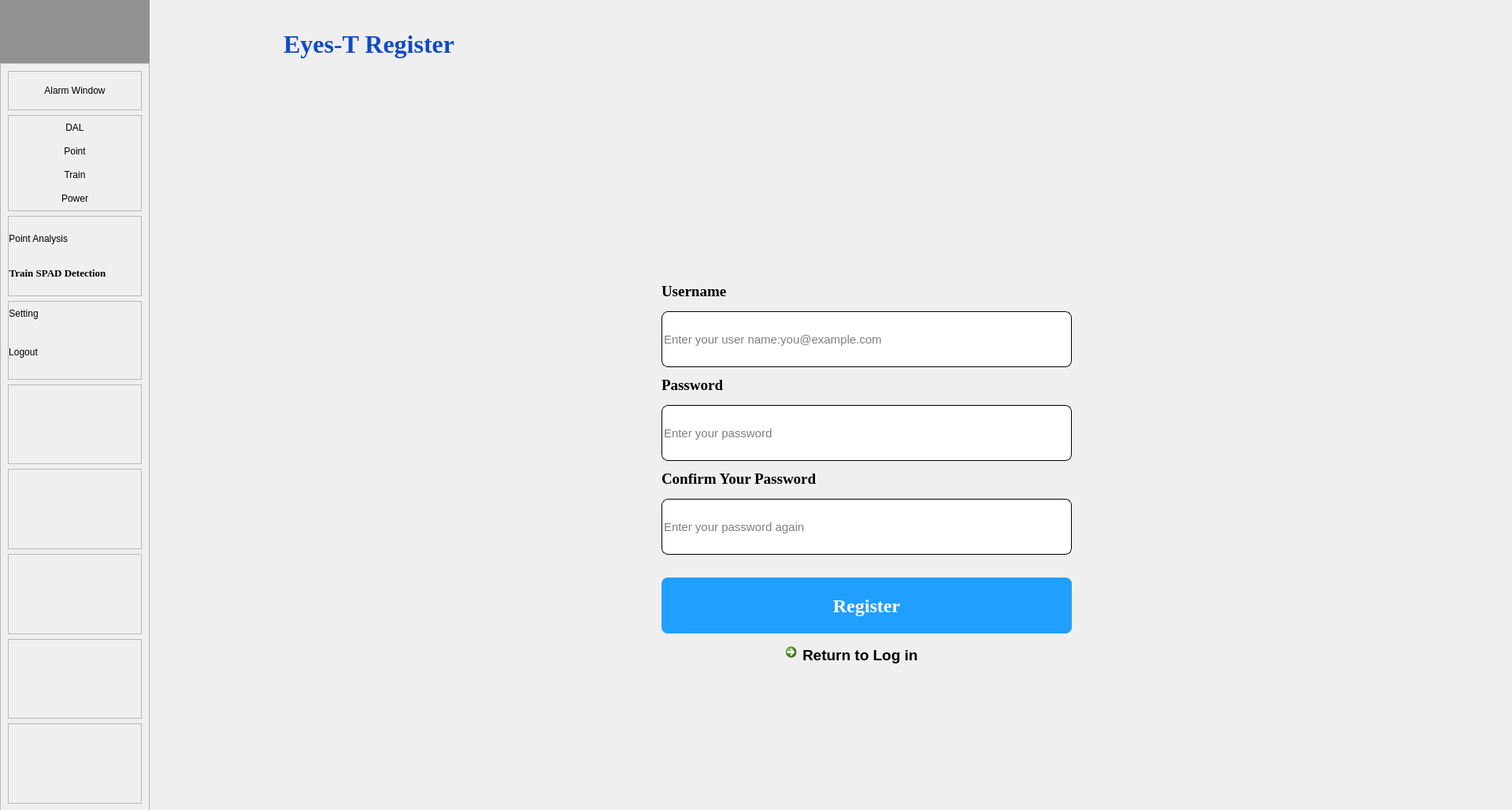
<?xml version="1.0" encoding="UTF-8"?>
<ui version="4.0">
 <class>Dialog</class>
 <widget class="QDialog" name="Dialog">
  <property name="geometry">
   <rect>
    <x>0</x>
    <y>0</y>
    <width>1920</width>
    <height>1028</height>
   </rect>
  </property>
  <property name="windowTitle">
   <string>Dialog</string>
  </property>
  <widget class="QLabel" name="label_4">
   <property name="geometry">
    <rect>
     <x>190</x>
     <y>0</y>
     <width>1730</width>
     <height>1030</height>
    </rect>
   </property>
   <property name="styleSheet">
    <string notr="true">border-image: url(:/images/images/background.jpg);
border-top-right-radius:100px;</string>
   </property>
   <property name="text">
    <string/>
   </property>
  </widget>
  <widget class="QWidget" name="widget_4" native="true">
   <property name="geometry">
    <rect>
     <x>790</x>
     <y>350</y>
     <width>631</width>
     <height>521</height>
    </rect>
   </property>
   <widget class="QLineEdit" name="lineEdit_3">
    <property name="geometry">
     <rect>
      <x>50</x>
      <y>45</y>
      <width>521</width>
      <height>71</height>
     </rect>
    </property>
    <property name="font">
     <font>
      <pointsize>11</pointsize>
     </font>
    </property>
    <property name="styleSheet">
     <string notr="true">border:1px solid rgb(0,0,0);
border-radius:8px</string>
    </property>
    <property name="text">
     <string/>
    </property>
    <property name="placeholderText">
     <string>Enter your user name:you@example.com</string>
    </property>
   </widget>
   <widget class="QLineEdit" name="lineEdit_4">
    <property name="geometry">
     <rect>
      <x>50</x>
      <y>164</y>
      <width>521</width>
      <height>71</height>
     </rect>
    </property>
    <property name="font">
     <font>
      <pointsize>11</pointsize>
     </font>
    </property>
    <property name="styleSheet">
     <string notr="true">border:1px solid rgb(0,0,0);
border-radius:8px</string>
    </property>
    <property name="text">
     <string/>
    </property>
    <property name="echoMode">
     <enum>QLineEdit::Password</enum>
    </property>
    <property name="placeholderText">
     <string>Enter your password</string>
    </property>
   </widget>
   <widget class="QLabel" name="label_6">
    <property name="geometry">
     <rect>
      <x>50</x>
      <y>10</y>
      <width>111</width>
      <height>20</height>
     </rect>
    </property>
    <property name="font">
     <font>
      <family>Times New Roman</family>
      <pointsize>14</pointsize>
      <weight>75</weight>
      <italic>false</italic>
      <bold>true</bold>
     </font>
    </property>
    <property name="styleSheet">
     <string notr="true">font: bold 14pt &quot;Times New Roman&quot;;</string>
    </property>
    <property name="text">
     <string>Username</string>
    </property>
   </widget>
   <widget class="QLabel" name="label_7">
    <property name="geometry">
     <rect>
      <x>50</x>
      <y>129</y>
      <width>111</width>
      <height>20</height>
     </rect>
    </property>
    <property name="font">
     <font>
      <family>Times New Roman</family>
      <pointsize>14</pointsize>
      <weight>75</weight>
      <italic>false</italic>
      <bold>true</bold>
     </font>
    </property>
    <property name="styleSheet">
     <string notr="true">font: bold 14pt &quot;Times New Roman&quot;;</string>
    </property>
    <property name="text">
     <string>Password</string>
    </property>
   </widget>
   <widget class="QPushButton" name="pushButton_3">
    <property name="geometry">
     <rect>
      <x>50</x>
      <y>383</y>
      <width>521</width>
      <height>71</height>
     </rect>
    </property>
    <property name="font">
     <font>
      <family>Times New Roman</family>
      <pointsize>18</pointsize>
      <weight>75</weight>
      <italic>false</italic>
      <bold>true</bold>
     </font>
    </property>
    <property name="styleSheet">
     <string notr="true">QPushButton {
font: bold 18pt &quot;Times New Roman&quot;;
    background-color: rgb(33, 159, 255);  /* 微软蓝 */
    color: white;
    border: none;              /* 去除默认边框 */
    padding: 8px 16px;         /* 内边距 */
    border-radius: 8px;        /* 圆角 */
   
}

/* 鼠标悬停效果 */
QPushButton:hover {
    background-color: #006CBB;
}

/* 按下效果 */
QPushButton:pressed {
    background-color: #005A9E;
}</string>
    </property>
    <property name="text">
     <string>Register</string>
    </property>
   </widget>
   <widget class="QCommandLinkButton" name="commandLinkButton_2">
    <property name="geometry">
     <rect>
      <x>200</x>
      <y>460</y>
      <width>221</width>
      <height>51</height>
     </rect>
    </property>
    <property name="font">
     <font>
      <family>Segoe UI</family>
      <pointsize>14</pointsize>
      <weight>75</weight>
      <italic>false</italic>
      <bold>true</bold>
     </font>
    </property>
    <property name="text">
     <string>Return to Log in</string>
    </property>
   </widget>
   <widget class="QLabel" name="label_8">
    <property name="geometry">
     <rect>
      <x>50</x>
      <y>248</y>
      <width>281</width>
      <height>20</height>
     </rect>
    </property>
    <property name="font">
     <font>
      <family>Times New Roman</family>
      <pointsize>14</pointsize>
      <weight>75</weight>
      <italic>false</italic>
      <bold>true</bold>
     </font>
    </property>
    <property name="styleSheet">
     <string notr="true">font: bold 14pt &quot;Times New Roman&quot;;</string>
    </property>
    <property name="text">
     <string>Confirm Your Password</string>
    </property>
   </widget>
   <widget class="QLineEdit" name="lineEdit_5">
    <property name="geometry">
     <rect>
      <x>50</x>
      <y>283</y>
      <width>521</width>
      <height>71</height>
     </rect>
    </property>
    <property name="font">
     <font>
      <pointsize>11</pointsize>
     </font>
    </property>
    <property name="styleSheet">
     <string notr="true">border:1px solid rgb(0,0,0);
border-radius:8px</string>
    </property>
    <property name="text">
     <string/>
    </property>
    <property name="echoMode">
     <enum>QLineEdit::Password</enum>
    </property>
    <property name="placeholderText">
     <string>Enter your password again</string>
    </property>
   </widget>
  </widget>
  <widget class="QPushButton" name="pushButton_4">
   <property name="geometry">
    <rect>
     <x>0</x>
     <y>0</y>
     <width>190</width>
     <height>80</height>
    </rect>
   </property>
   <property name="styleSheet">
    <string notr="true">border-image: url(:/images/images/MTR.png);
background-color: rgb(145, 145, 145);
border-radius:100px;</string>
   </property>
   <property name="text">
    <string/>
   </property>
  </widget>
  <widget class="QLabel" name="label_2">
   <property name="geometry">
    <rect>
     <x>360</x>
     <y>20</y>
     <width>281</width>
     <height>71</height>
    </rect>
   </property>
   <property name="font">
    <font>
     <family>Times New Roman</family>
     <pointsize>24</pointsize>
     <weight>75</weight>
     <italic>false</italic>
     <bold>true</bold>
    </font>
   </property>
   <property name="styleSheet">
    <string notr="true">font: bold 24pt &quot;Times New Roman&quot;;
color: rgb(16, 74, 200);</string>
   </property>
   <property name="text">
    <string>Eyes-T Register</string>
   </property>
  </widget>
  <widget class="QFrame" name="frame">
   <property name="geometry">
    <rect>
     <x>0</x>
     <y>80</y>
     <width>190</width>
     <height>950</height>
    </rect>
   </property>
   <property name="styleSheet">
    <string notr="true">background-color: rgb(190, 199, 211);
QPushButton{
border:none;
}</string>
   </property>
   <property name="frameShape">
    <enum>QFrame::StyledPanel</enum>
   </property>
   <property name="frameShadow">
    <enum>QFrame::Raised</enum>
   </property>
   <property name="lineWidth">
    <number>0</number>
   </property>
   <layout class="QVBoxLayout" name="verticalLayout">
    <item>
     <widget class="QFrame" name="frame_4">
      <property name="minimumSize">
       <size>
        <width>162</width>
        <height>0</height>
       </size>
      </property>
      <property name="maximumSize">
       <size>
        <width>16777215</width>
        <height>50</height>
       </size>
      </property>
      <property name="frameShape">
       <enum>QFrame::StyledPanel</enum>
      </property>
      <property name="frameShadow">
       <enum>QFrame::Raised</enum>
      </property>
      <layout class="QVBoxLayout" name="verticalLayout_6">
       <property name="spacing">
        <number>0</number>
       </property>
       <property name="leftMargin">
        <number>0</number>
       </property>
       <property name="topMargin">
        <number>0</number>
       </property>
       <property name="rightMargin">
        <number>0</number>
       </property>
       <property name="bottomMargin">
        <number>0</number>
       </property>
       <item>
        <widget class="QPushButton" name="pushButton_28">
         <property name="minimumSize">
          <size>
           <width>0</width>
           <height>30</height>
          </size>
         </property>
         <property name="styleSheet">
          <string notr="true">
QPushButton {
border:none;
font: bold 10pt &quot;Times New Roman&quot;;
}

/* 鼠标悬停效果 */
QPushButton:hover {
    background: #5B7C9A;

}

/* 按下效果 */
QPushButton:pressed {
   background: #4B6C8A;
}</string>
         </property>
         <property name="text">
          <string>Alarm Window</string>
         </property>
        </widget>
       </item>
      </layout>
     </widget>
    </item>
    <item>
     <widget class="QFrame" name="frame_5">
      <property name="maximumSize">
       <size>
        <width>16777215</width>
        <height>160</height>
       </size>
      </property>
      <property name="frameShape">
       <enum>QFrame::StyledPanel</enum>
      </property>
      <property name="frameShadow">
       <enum>QFrame::Raised</enum>
      </property>
      <layout class="QVBoxLayout" name="verticalLayout_3">
       <property name="spacing">
        <number>0</number>
       </property>
       <property name="leftMargin">
        <number>0</number>
       </property>
       <property name="topMargin">
        <number>0</number>
       </property>
       <property name="rightMargin">
        <number>0</number>
       </property>
       <property name="bottomMargin">
        <number>0</number>
       </property>
       <item>
        <widget class="QPushButton" name="pushButton_9">
         <property name="minimumSize">
          <size>
           <width>0</width>
           <height>30</height>
          </size>
         </property>
         <property name="styleSheet">
          <string notr="true">
QPushButton {
border:none;
font: bold 10pt &quot;Times New Roman&quot;;
}

/* 鼠标悬停效果 */
QPushButton:hover {
    background: #5B7C9A;

}

/* 按下效果 */
QPushButton:pressed {
   background: #4B6C8A;
}</string>
         </property>
         <property name="text">
          <string>DAL</string>
         </property>
        </widget>
       </item>
       <item>
        <widget class="QPushButton" name="pushButton_7">
         <property name="minimumSize">
          <size>
           <width>0</width>
           <height>30</height>
          </size>
         </property>
         <property name="styleSheet">
          <string notr="true">
QPushButton {
border:none;
font: bold 10pt &quot;Times New Roman&quot;;
}

/* 鼠标悬停效果 */
QPushButton:hover {
    background: #5B7C9A;

}

/* 按下效果 */
QPushButton:pressed {
   background: #4B6C8A;
}</string>
         </property>
         <property name="text">
          <string>Point</string>
         </property>
        </widget>
       </item>
       <item>
        <widget class="QPushButton" name="pushButton_8">
         <property name="minimumSize">
          <size>
           <width>0</width>
           <height>30</height>
          </size>
         </property>
         <property name="styleSheet">
          <string notr="true">
QPushButton {
border:none;
font: bold 10pt &quot;Times New Roman&quot;;
}

/* 鼠标悬停效果 */
QPushButton:hover {
    background: #5B7C9A;

}

/* 按下效果 */
QPushButton:pressed {
   background: #4B6C8A;
}</string>
         </property>
         <property name="text">
          <string>Train</string>
         </property>
        </widget>
       </item>
       <item>
        <widget class="QPushButton" name="pushButton_10">
         <property name="minimumSize">
          <size>
           <width>0</width>
           <height>30</height>
          </size>
         </property>
         <property name="styleSheet">
          <string notr="true">
QPushButton {
border:none;
font: bold 10pt &quot;Times New Roman&quot;;
}

/* 鼠标悬停效果 */
QPushButton:hover {
    background: #5B7C9A;

}

/* 按下效果 */
QPushButton:pressed {
   background: #4B6C8A;
}</string>
         </property>
         <property name="text">
          <string>Power</string>
         </property>
        </widget>
       </item>
      </layout>
     </widget>
    </item>
    <item>
     <widget class="QFrame" name="frame_6">
      <property name="maximumSize">
       <size>
        <width>16777215</width>
        <height>150</height>
       </size>
      </property>
      <property name="frameShape">
       <enum>QFrame::StyledPanel</enum>
      </property>
      <property name="frameShadow">
       <enum>QFrame::Raised</enum>
      </property>
      <layout class="QVBoxLayout" name="verticalLayout_4">
       <property name="spacing">
        <number>0</number>
       </property>
       <property name="leftMargin">
        <number>0</number>
       </property>
       <property name="topMargin">
        <number>0</number>
       </property>
       <property name="rightMargin">
        <number>0</number>
       </property>
       <property name="bottomMargin">
        <number>0</number>
       </property>
       <item alignment="Qt::AlignLeft">
        <widget class="QPushButton" name="pushButton_11">
         <property name="minimumSize">
          <size>
           <width>0</width>
           <height>30</height>
          </size>
         </property>
         <property name="styleSheet">
          <string notr="true">
QPushButton {
border:none;
font: bold 10pt &quot;Times New Roman&quot;;
}

/* 鼠标悬停效果 */
QPushButton:hover {
    background: #5B7C9A;

}

/* 按下效果 */
QPushButton:pressed {
   background: #4B6C8A;
}</string>
         </property>
         <property name="text">
          <string>Point Analysis              </string>
         </property>
        </widget>
       </item>
       <item alignment="Qt::AlignLeft">
        <widget class="QPushButton" name="pushButton_12">
         <property name="minimumSize">
          <size>
           <width>0</width>
           <height>30</height>
          </size>
         </property>
         <property name="font">
          <font>
           <family>Times New Roman</family>
           <pointsize>10</pointsize>
           <weight>75</weight>
           <italic>false</italic>
           <bold>true</bold>
          </font>
         </property>
         <property name="styleSheet">
          <string notr="true">
QPushButton {
border:none;
font: bold 10pt &quot;Times New Roman&quot;;
}

/* 鼠标悬停效果 */
QPushButton:hover {
    background: #5B7C9A;

}

/* 按下效果 */
QPushButton:pressed {
   background: #4B6C8A;
}</string>
         </property>
         <property name="text">
          <string>Train SPAD Detection</string>
         </property>
        </widget>
       </item>
      </layout>
     </widget>
    </item>
    <item>
     <widget class="QFrame" name="frame_7">
      <property name="maximumSize">
       <size>
        <width>16777215</width>
        <height>100</height>
       </size>
      </property>
      <property name="frameShape">
       <enum>QFrame::StyledPanel</enum>
      </property>
      <property name="frameShadow">
       <enum>QFrame::Raised</enum>
      </property>
      <layout class="QVBoxLayout" name="verticalLayout_5">
       <property name="spacing">
        <number>0</number>
       </property>
       <property name="leftMargin">
        <number>0</number>
       </property>
       <property name="topMargin">
        <number>0</number>
       </property>
       <property name="rightMargin">
        <number>0</number>
       </property>
       <property name="bottomMargin">
        <number>0</number>
       </property>
       <item alignment="Qt::AlignLeft">
        <widget class="QPushButton" name="pushButton_14">
         <property name="minimumSize">
          <size>
           <width>0</width>
           <height>30</height>
          </size>
         </property>
         <property name="styleSheet">
          <string notr="true">
QPushButton {
border:none;
font: bold 10pt &quot;Times New Roman&quot;;
}

/* 鼠标悬停效果 */
QPushButton:hover {
    background: #5B7C9A;

}

/* 按下效果 */
QPushButton:pressed {
   background: #4B6C8A;
}</string>
         </property>
         <property name="text">
          <string>Setting                           </string>
         </property>
        </widget>
       </item>
       <item alignment="Qt::AlignLeft|Qt::AlignVCenter">
        <widget class="QPushButton" name="pushButton_15">
         <property name="minimumSize">
          <size>
           <width>0</width>
           <height>30</height>
          </size>
         </property>
         <property name="styleSheet">
          <string notr="true">
QPushButton {
border:none;
font: bold 10pt &quot;Times New Roman&quot;;
}

/* 鼠标悬停效果 */
QPushButton:hover {
    background: #5B7C9A;

}

/* 按下效果 */
QPushButton:pressed {
   background: #4B6C8A;
}</string>
         </property>
         <property name="text">
          <string>Logout                           </string>
         </property>
        </widget>
       </item>
      </layout>
     </widget>
    </item>
    <item>
     <widget class="QFrame" name="frame_12">
      <property name="frameShape">
       <enum>QFrame::StyledPanel</enum>
      </property>
      <property name="frameShadow">
       <enum>QFrame::Raised</enum>
      </property>
     </widget>
    </item>
    <item>
     <widget class="QFrame" name="frame_2">
      <property name="frameShape">
       <enum>QFrame::StyledPanel</enum>
      </property>
      <property name="frameShadow">
       <enum>QFrame::Raised</enum>
      </property>
     </widget>
    </item>
    <item>
     <widget class="QFrame" name="frame_3">
      <property name="frameShape">
       <enum>QFrame::StyledPanel</enum>
      </property>
      <property name="frameShadow">
       <enum>QFrame::Raised</enum>
      </property>
     </widget>
    </item>
    <item>
     <widget class="QFrame" name="frame_11">
      <property name="frameShape">
       <enum>QFrame::StyledPanel</enum>
      </property>
      <property name="frameShadow">
       <enum>QFrame::Raised</enum>
      </property>
     </widget>
    </item>
    <item>
     <widget class="QFrame" name="frame_10">
      <property name="frameShape">
       <enum>QFrame::StyledPanel</enum>
      </property>
      <property name="frameShadow">
       <enum>QFrame::Raised</enum>
      </property>
     </widget>
    </item>
   </layout>
  </widget>
 </widget>
 <resources>
  <include location="resource.qrc"/>
 </resources>
 <connections/>
</ui>
